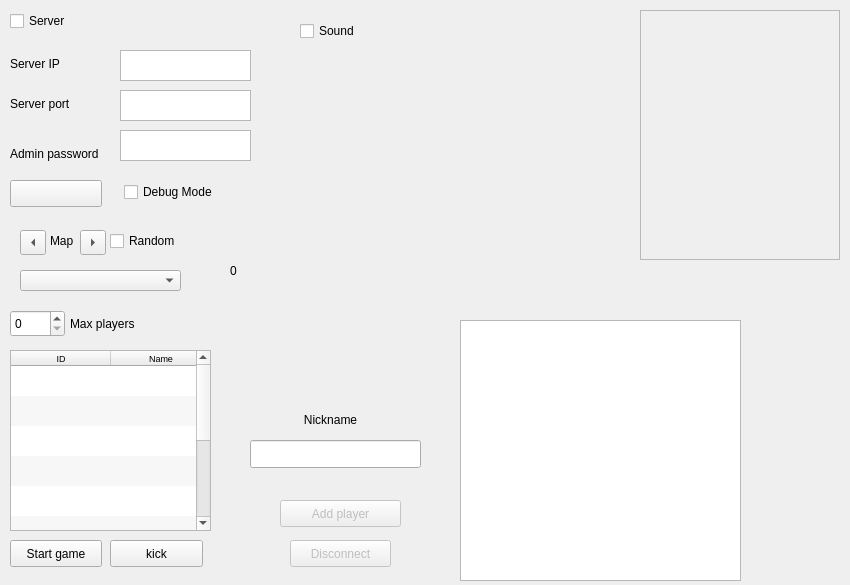
<?xml version="1.0" encoding="UTF-8"?>
<ui version="4.0">
 <class>MainMenuWidget</class>
 <widget class="QWidget" name="MainMenuWidget">
  <property name="geometry">
   <rect>
    <x>0</x>
    <y>0</y>
    <width>850</width>
    <height>585</height>
   </rect>
  </property>
  <property name="windowTitle">
   <string>Form</string>
  </property>
  <widget class="QWidget" name="sound_pref" native="true">
   <property name="geometry">
    <rect>
     <x>290</x>
     <y>10</y>
     <width>171</width>
     <height>71</height>
    </rect>
   </property>
   <widget class="QCheckBox" name="sound">
    <property name="geometry">
     <rect>
      <x>10</x>
      <y>10</y>
      <width>91</width>
      <height>22</height>
     </rect>
    </property>
    <property name="text">
     <string>Sound</string>
    </property>
   </widget>
  </widget>
  <widget class="QWidget" name="player_data" native="true">
   <property name="geometry">
    <rect>
     <x>230</x>
     <y>390</y>
     <width>211</width>
     <height>101</height>
    </rect>
   </property>
   <widget class="QLabel" name="label_2">
    <property name="geometry">
     <rect>
      <x>40</x>
      <y>20</y>
      <width>121</width>
      <height>20</height>
     </rect>
    </property>
    <property name="text">
     <string>Nickname</string>
    </property>
    <property name="alignment">
     <set>Qt::AlignCenter</set>
    </property>
   </widget>
   <widget class="QLineEdit" name="playerName">
    <property name="geometry">
     <rect>
      <x>20</x>
      <y>50</y>
      <width>171</width>
      <height>28</height>
     </rect>
    </property>
    <property name="maxLength">
     <number>16</number>
    </property>
   </widget>
  </widget>
  <widget class="QWidget" name="network_pref" native="true">
   <property name="geometry">
    <rect>
     <x>0</x>
     <y>0</y>
     <width>271</width>
     <height>221</height>
    </rect>
   </property>
   <widget class="QCheckBox" name="isServer">
    <property name="geometry">
     <rect>
      <x>10</x>
      <y>10</y>
      <width>91</width>
      <height>22</height>
     </rect>
    </property>
    <property name="text">
     <string>Server</string>
    </property>
   </widget>
   <widget class="QLabel" name="ipLabel">
    <property name="geometry">
     <rect>
      <x>10</x>
      <y>50</y>
      <width>119</width>
      <height>27</height>
     </rect>
    </property>
    <property name="text">
     <string>Server IP</string>
    </property>
   </widget>
   <widget class="QLabel" name="portLabel">
    <property name="geometry">
     <rect>
      <x>10</x>
      <y>90</y>
      <width>119</width>
      <height>27</height>
     </rect>
    </property>
    <property name="text">
     <string>Server port</string>
    </property>
   </widget>
   <widget class="QTextEdit" name="serverIp">
    <property name="geometry">
     <rect>
      <x>120</x>
      <y>50</y>
      <width>131</width>
      <height>31</height>
     </rect>
    </property>
   </widget>
   <widget class="QTextEdit" name="serverPort">
    <property name="geometry">
     <rect>
      <x>120</x>
      <y>90</y>
      <width>131</width>
      <height>31</height>
     </rect>
    </property>
   </widget>
   <widget class="QPushButton" name="serverButton">
    <property name="geometry">
     <rect>
      <x>10</x>
      <y>180</y>
      <width>92</width>
      <height>27</height>
     </rect>
    </property>
    <property name="text">
     <string/>
    </property>
   </widget>
   <widget class="QLabel" name="passwordLabel">
    <property name="geometry">
     <rect>
      <x>10</x>
      <y>140</y>
      <width>119</width>
      <height>27</height>
     </rect>
    </property>
    <property name="text">
     <string>Admin password</string>
    </property>
   </widget>
   <widget class="QTextEdit" name="password">
    <property name="geometry">
     <rect>
      <x>120</x>
      <y>130</y>
      <width>131</width>
      <height>31</height>
     </rect>
    </property>
   </widget>
   <widget class="QCheckBox" name="checkDebugMode">
    <property name="geometry">
     <rect>
      <x>124</x>
      <y>180</y>
      <width>131</width>
      <height>24</height>
     </rect>
    </property>
    <property name="toolTip">
     <string>Enables single player game, more bonus, no countdown, etc.</string>
    </property>
    <property name="text">
     <string>Debug Mode</string>
    </property>
    <property name="checked">
     <bool>false</bool>
    </property>
   </widget>
  </widget>
  <widget class="QPushButton" name="disconnectButton">
   <property name="enabled">
    <bool>false</bool>
   </property>
   <property name="geometry">
    <rect>
     <x>290</x>
     <y>540</y>
     <width>101</width>
     <height>27</height>
    </rect>
   </property>
   <property name="text">
    <string>Disconnect</string>
   </property>
  </widget>
  <widget class="QWidget" name="adminWidget" native="true">
   <property name="geometry">
    <rect>
     <x>0</x>
     <y>220</y>
     <width>221</width>
     <height>361</height>
    </rect>
   </property>
   <widget class="QSpinBox" name="maxPlayersBox">
    <property name="geometry">
     <rect>
      <x>10</x>
      <y>90</y>
      <width>55</width>
      <height>27</height>
     </rect>
    </property>
   </widget>
   <widget class="QLabel" name="maxPlayers_label">
    <property name="geometry">
     <rect>
      <x>70</x>
      <y>90</y>
      <width>101</width>
      <height>27</height>
     </rect>
    </property>
    <property name="text">
     <string>Max players</string>
    </property>
   </widget>
   <widget class="QPushButton" name="startGameButton">
    <property name="geometry">
     <rect>
      <x>10</x>
      <y>320</y>
      <width>92</width>
      <height>27</height>
     </rect>
    </property>
    <property name="text">
     <string>Start game</string>
    </property>
   </widget>
   <widget class="QTableWidget" name="playersList">
    <property name="geometry">
     <rect>
      <x>10</x>
      <y>130</y>
      <width>201</width>
      <height>181</height>
     </rect>
    </property>
    <property name="font">
     <font>
      <pointsize>7</pointsize>
     </font>
    </property>
    <property name="horizontalScrollBarPolicy">
     <enum>Qt::ScrollBarAlwaysOff</enum>
    </property>
    <property name="alternatingRowColors">
     <bool>true</bool>
    </property>
    <property name="selectionMode">
     <enum>QAbstractItemView::SingleSelection</enum>
    </property>
    <property name="showGrid">
     <bool>false</bool>
    </property>
    <property name="gridStyle">
     <enum>Qt::SolidLine</enum>
    </property>
    <property name="wordWrap">
     <bool>false</bool>
    </property>
    <property name="cornerButtonEnabled">
     <bool>false</bool>
    </property>
    <property name="rowCount">
     <number>10</number>
    </property>
    <property name="columnCount">
     <number>2</number>
    </property>
    <attribute name="horizontalHeaderHighlightSections">
     <bool>false</bool>
    </attribute>
    <attribute name="horizontalHeaderStretchLastSection">
     <bool>true</bool>
    </attribute>
    <attribute name="verticalHeaderVisible">
     <bool>false</bool>
    </attribute>
    <row/>
    <row/>
    <row/>
    <row/>
    <row/>
    <row/>
    <row/>
    <row/>
    <row/>
    <row/>
    <column>
     <property name="text">
      <string>ID</string>
     </property>
    </column>
    <column>
     <property name="text">
      <string>Name</string>
     </property>
    </column>
   </widget>
   <widget class="QToolButton" name="mapLeftButton">
    <property name="geometry">
     <rect>
      <x>20</x>
      <y>10</y>
      <width>26</width>
      <height>25</height>
     </rect>
    </property>
    <property name="text">
     <string>...</string>
    </property>
    <property name="arrowType">
     <enum>Qt::LeftArrow</enum>
    </property>
   </widget>
   <widget class="QToolButton" name="mapRightButton">
    <property name="geometry">
     <rect>
      <x>80</x>
      <y>10</y>
      <width>26</width>
      <height>25</height>
     </rect>
    </property>
    <property name="text">
     <string>...</string>
    </property>
    <property name="arrowType">
     <enum>Qt::RightArrow</enum>
    </property>
   </widget>
   <widget class="QLabel" name="label_3">
    <property name="geometry">
     <rect>
      <x>50</x>
      <y>10</y>
      <width>31</width>
      <height>21</height>
     </rect>
    </property>
    <property name="text">
     <string>Map</string>
    </property>
   </widget>
   <widget class="QCheckBox" name="randomMapCheck">
    <property name="geometry">
     <rect>
      <x>110</x>
      <y>10</y>
      <width>81</width>
      <height>22</height>
     </rect>
    </property>
    <property name="text">
     <string>Random</string>
    </property>
   </widget>
   <widget class="QComboBox" name="mapOptionCBox">
    <property name="geometry">
     <rect>
      <x>20</x>
      <y>50</y>
      <width>161</width>
      <height>21</height>
     </rect>
    </property>
   </widget>
   <widget class="QPushButton" name="kickButton">
    <property name="geometry">
     <rect>
      <x>110</x>
      <y>320</y>
      <width>93</width>
      <height>27</height>
     </rect>
    </property>
    <property name="text">
     <string>kick</string>
    </property>
   </widget>
  </widget>
  <widget class="QPushButton" name="addLocalPlayerButton">
   <property name="enabled">
    <bool>false</bool>
   </property>
   <property name="geometry">
    <rect>
     <x>280</x>
     <y>500</y>
     <width>121</width>
     <height>27</height>
    </rect>
   </property>
   <property name="toolTip">
    <string>Add a local player to the game</string>
   </property>
   <property name="text">
    <string>Add player</string>
   </property>
  </widget>
  <widget class="QLabel" name="serverStatus">
   <property name="geometry">
    <rect>
     <x>230</x>
     <y>250</y>
     <width>41</width>
     <height>41</height>
    </rect>
   </property>
   <property name="text">
    <string>0</string>
   </property>
  </widget>
  <widget class="QFrame" name="playerListWidgetHolder">
   <property name="geometry">
    <rect>
     <x>640</x>
     <y>10</y>
     <width>200</width>
     <height>250</height>
    </rect>
   </property>
   <property name="frameShape">
    <enum>QFrame::StyledPanel</enum>
   </property>
   <property name="frameShadow">
    <enum>QFrame::Raised</enum>
   </property>
  </widget>
  <widget class="QGraphicsView" name="previewGraphicsView">
   <property name="geometry">
    <rect>
     <x>460</x>
     <y>320</y>
     <width>281</width>
     <height>261</height>
    </rect>
   </property>
  </widget>
  <widget class="QWidget" name="IpStatHolder" native="true">
   <property name="geometry">
    <rect>
     <x>480</x>
     <y>10</y>
     <width>120</width>
     <height>80</height>
    </rect>
   </property>
  </widget>
 </widget>
 <resources/>
 <connections/>
</ui>
